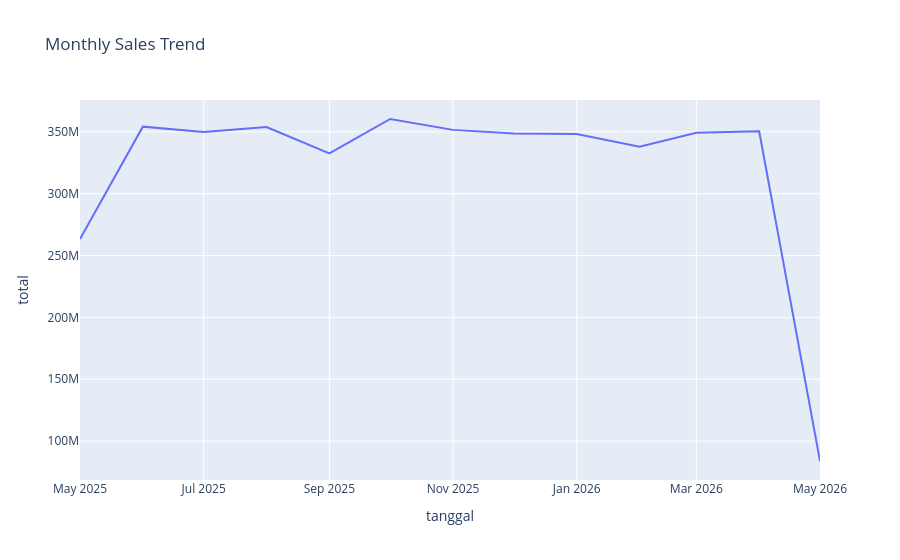

Notebook source saved alongside this figure:
### Code cell
# Monthly Sales Trend
transactions['tanggal'] = pd.to_datetime(
    transactions['tanggal']
)

monthly_sales = (
    transactions
    .groupby(
        transactions['tanggal']
        .dt.to_period('M')
    )['total']
    .sum()
    .reset_index()
)

monthly_sales['tanggal'] = (
    monthly_sales['tanggal']
    .astype(str)
)

fig = px.line(
    monthly_sales,
    x='tanggal',
    y='total',
    title='Monthly Sales Trend'
)

fig.show()

### Figure 1 — Plotly figure (JSON) as saved in the notebook; plotly's stock layout.template omitted (floating-point values rounded to 4 significant figures)
{"data": [{"hovertemplate": "tanggal=%{x}<br>total=%{y}<extra></extra>", "legendgroup": "", "line": {"color": "#636efa", "dash": "solid"}, "marker": {"symbol": "circle"}, "mode": "lines", "name": "", "orientation": "v", "showlegend": false, "type": "scatter", "x": ["2025-05", "2025-06", "2025-07", "2025-08", "2025-09", "2025-10", "2025-11", "2025-12", "2026-01", "2026-02", "2026-03", "2026-04", "2026-05"], "xaxis": "x", "y": [263331200, 354129400, 349791700, 353881600, 332482500, 360312400, 351516400, 348609306, 348243509, 337908500, 349178200, 350391700, 83915100], "yaxis": "y"}], "layout": {"legend": {"tracegroupgap": 0}, "title": {"text": "Monthly Sales Trend"}, "xaxis": {"anchor": "y", "domain": [0, 1], "title": {"text": "tanggal"}}, "yaxis": {"anchor": "x", "domain": [0, 1], "title": {"text": "total"}}}}
